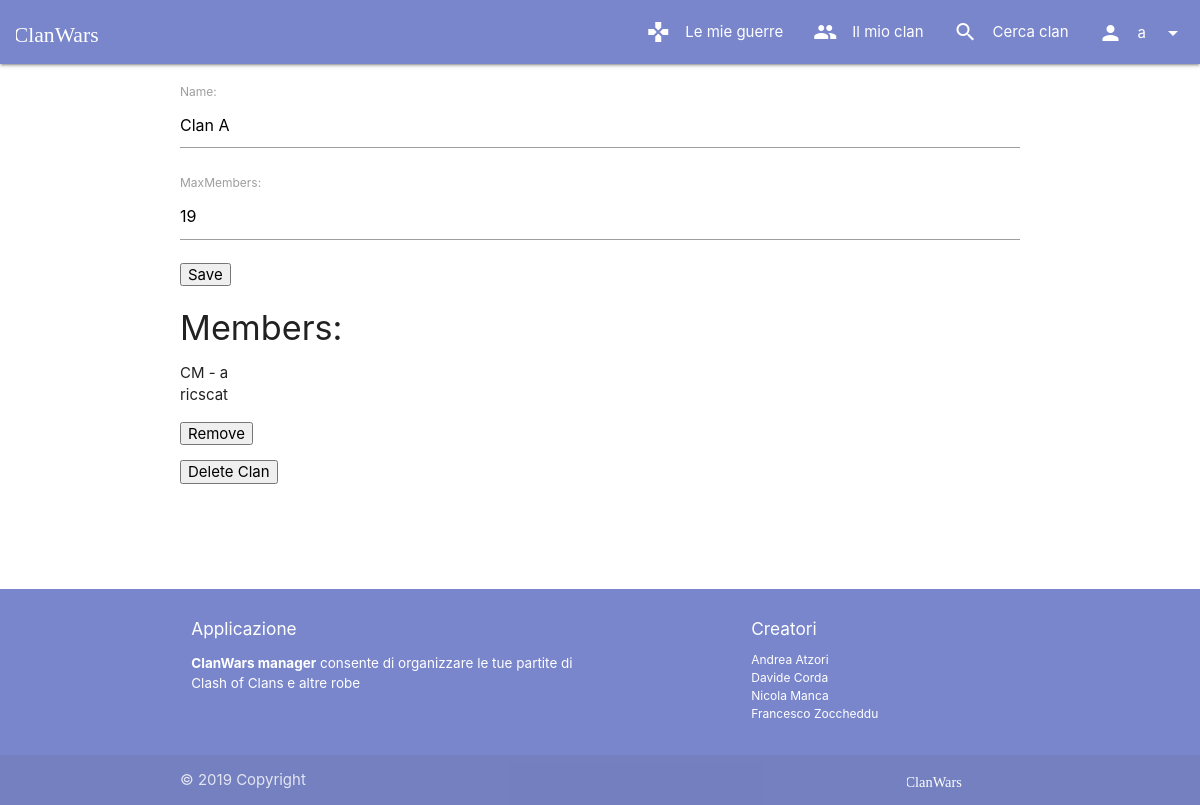
The app's page /clans/update (signed in), older data.
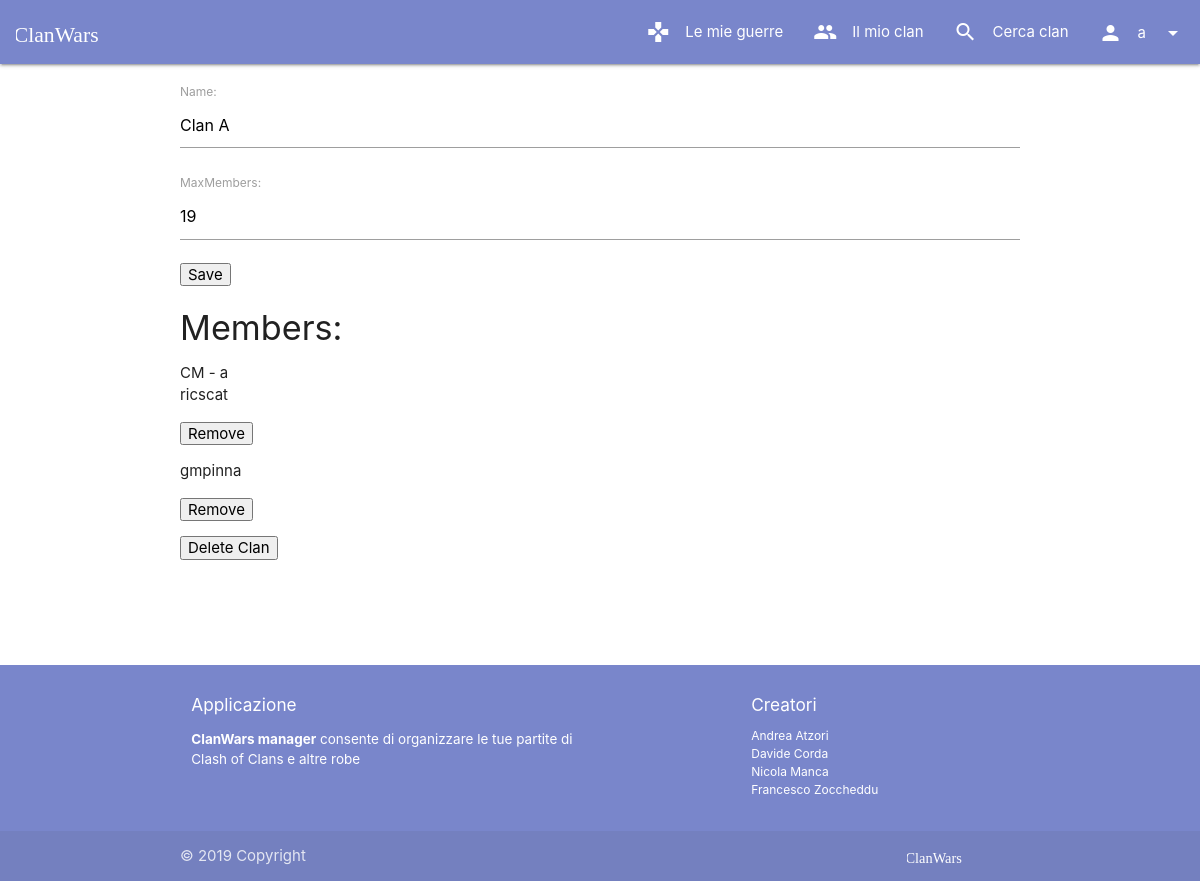
The same page, newer data.
### manager/models.py (models this page shows, shortened)
class User(AbstractUser):
    clan = models.ForeignKey("Clan", on_delete=models.SET_NULL, null=True, blank=True, related_name="members")

### manager/views/clans.py (the view)
# urls.py: path(r'update', login_required(ClanUpdateView.as_view()), name='clans_update'),
class ClanUpdateView(UpdateView):
    template_name = "clans/update.html"
    form_class = ClanForm
    context_object_name = "clan"
    def get_object(self):
        clan = self.request.user.clan
        if self.request.user != clan.clanMaster:
            raise PermissionDenied()
        return clan

### manager/forms.py
class ClanForm(forms.ModelForm):
    class Meta:
        model = Clan
        fields = ['name', 'maxMembers']

### manager/models.py (called while the page is built)
    def get_absolute_url(self):
        return reverse("clans_details", kwargs={'pk': self.pk})

### manager/templatetags/toasts.py (called while the page is built)
@register.simple_tag
def toast_if(condition, message, icon=None):
    return mark_safe(toast(message, icon) if condition else "")

### manager/templates/clans/update.html (shortened to what this page needs)
{% extends "base.html" %}
{% block content %}
    <form method="POST">
        {{form.as_p}}
        <p>
            <input type="submit" value="Save"/>
        </p>
    </form>
    <h4>Members:</h4>
    <ul>
        {% for member in clan.members.all %}
            <li>
                {% if clan.clanMaster == member%}
                    CM -
                {% endif %}
                {{member.username}}
                {% if clan.clanMaster != member %}
                    <form method="POST" action="{% url 'clans_kick' member.username%}">
                        <p>
                            <input type="submit" value="Remove"/>
                        </p>
                    </form>
                {% endif %}
            </li>
        {% endfor %}
    </ul>
    <form method="POST" action="{% url 'clans_delete'%}">
        <p>
            <input type="submit" value="Delete Clan"/>
        </p>
    </form>
    {% load toasts %}
{% endblock %}

### manager/templates/commons/navbar.html (shortened to what this page needs)
{% load static %}
<nav>
    <div class="nav-wrapper">
        <a href="{% url 'home' %}" class="brand-logo">
            <img class="logo-img" src="{% static "images/logotype.svg" %}">
        </a>
        <ul class="right hide-on-med-and-down">
            {% if request.user.is_authenticated %}
            {% if request.user.clan is not None %}
            <li class="waves-effect">
                <a href="{% url 'wars_list' %}">
                    <i class="material-icons left">gamepad</i>
                    Le mie guerre
                </a>
            </li>
            {% endif %}
            <li class="waves-effect">
                {% if request.user.clan is not None %}
                <a href="{{user.clan.get_absolute_url}}">
                    <i class="material-icons left">people</i>
                    Il mio clan
                </a>
                {% else %}
                <a href="{% url 'clans_create' %}">
                    <i class="material-icons left">add</i>
                    Crea clan
                </a>
                {% endif %}
            </li>
            {% endif %}
            <li class="waves-effect">
                <a href="{% url 'clans_list' %}">
                    <i class="material-icons left">search</i>
                    Cerca clan
                </a>
            </li>
            {% if request.user.is_authenticated %}
            <li>
                <a class="dropdown-trigger waves-effect no-autoinit" href="#!" data-target="logout-dropdown">
                    <i class="material-icons left">person</i>
                    {{user.username}}
                    <i class="material-icons right">arrow_drop_down</i>
                </a>
            </li>
            {% endif %}
        </ul>
    </div>
</nav>

Row changes from the older to the newer data that the page shows:
added User: username "gmpinna"
